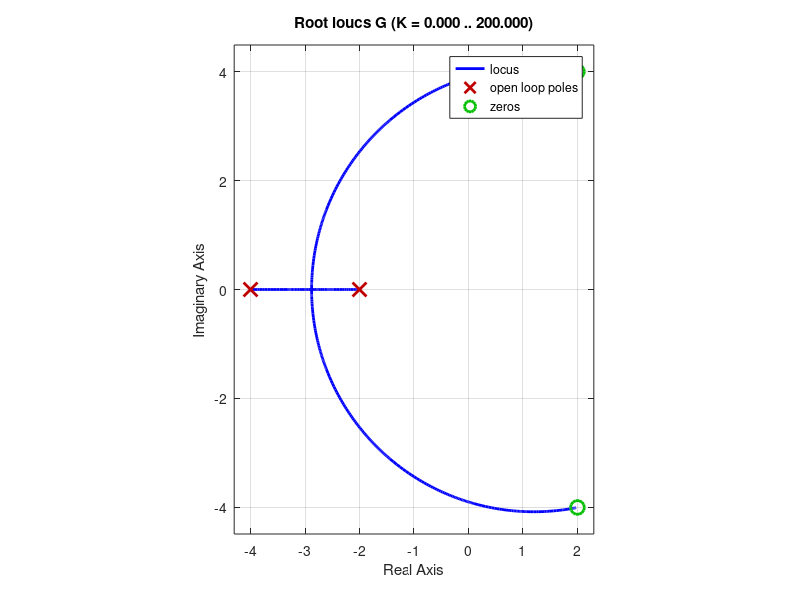

MATLAB code to generate this figure: (Note: this script raises an error after producing the figure.)
clc
clear all

s = tf('s'); 
G = (s^2-4*s+20)/((s+2)*(s+4))
rlocus(G); 
axis equal
zeta = 0.45; 
wn = 0; 
sgrid(zeta,wn); %  Generates a grid of constant damping factors.